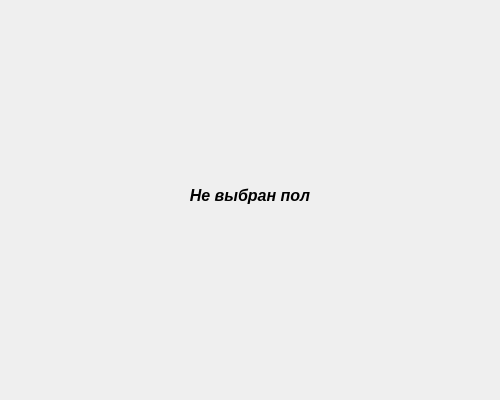
<?xml version="1.0" encoding="UTF-8"?>
<ui version="4.0">
 <class>Dialog</class>
 <widget class="QDialog" name="Dialog">
  <property name="geometry">
   <rect>
    <x>0</x>
    <y>0</y>
    <width>500</width>
    <height>400</height>
   </rect>
  </property>
  <property name="windowTitle">
   <string>SexError</string>
  </property>
  <widget class="QLabel" name="label">
   <property name="geometry">
    <rect>
     <x>110</x>
     <y>160</y>
     <width>280</width>
     <height>71</height>
    </rect>
   </property>
   <property name="text">
    <string>&lt;html&gt;&lt;head/&gt;&lt;body&gt;&lt;p align=&quot;center&quot;&gt;&lt;span style=&quot; font-size:12pt; font-weight:700; font-style:italic;&quot;&gt;Не выбран пол&lt;/span&gt;&lt;/p&gt;&lt;/body&gt;&lt;/html&gt;</string>
   </property>
  </widget>
 </widget>
 <resources/>
 <connections/>
</ui>
